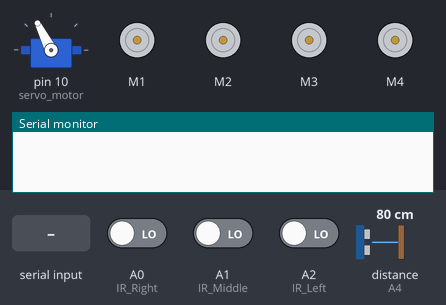
Bench run of a sketch on a simulated Arduino Uno, built with avr-gcc and run on an emulated ATmega328P. On the bench: servo, 4 × DC motor (green arrow = forward, orange = backward, longer = faster), the last lines printed to the serial monitor. The test bench sets the inputs (shaded band); at power-on: A0 (IR_Right) LOW, A1 (IR_Middle) LOW, A2 (IR_Left) LOW, distance to the obstacle (sensor on A4) 80 cm. The echo pulse lasts 58.3 µs per cm.

Above: at 3.4 s.
3.5 s: "B" received over Serial
At 3.7 s:
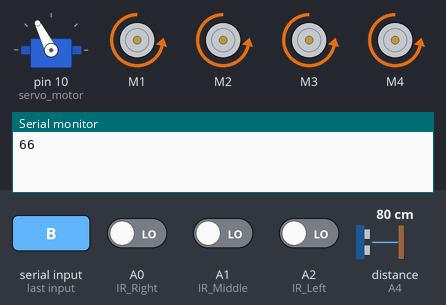
6.5 s: "F" received over Serial
At 7.5 s:
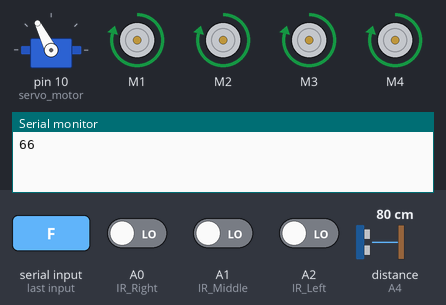
8.0 s: "R" received over Serial
At 8.4 s:
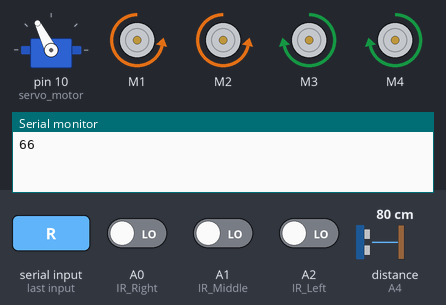
9.5 s: "L" received over Serial
At 10.7 s:
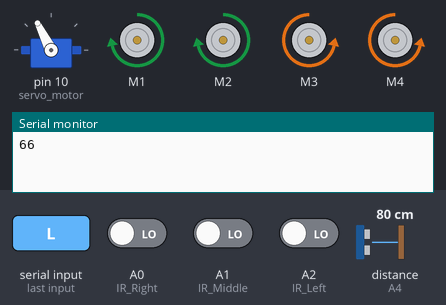
11.0 s: "2" received over Serial
At 12.1 s:
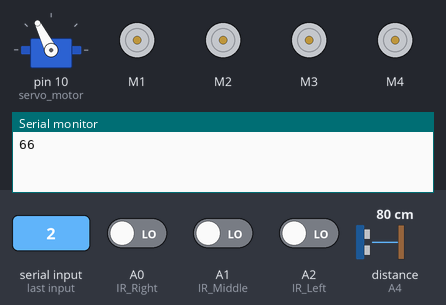
12.5 s: "3" received over Serial
At 13.9 s:
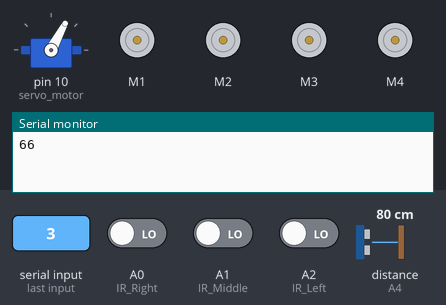
Timing chart, 0 to 16.5 s (numbered marks = the images above; inputs shaded):
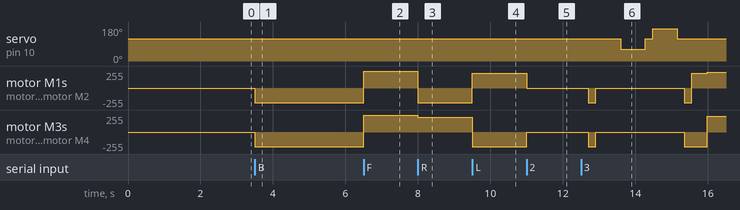

The sketch:

RAD_robot.ino
```cpp
#include <Servo.h>          //standard library for the servo
#include <NewPing.h>        //for the Ultrasonic sensor function library.
#include <AFMotor.h>

//L293D motor control
AF_DCMotor motor1(1);
AF_DCMotor motor2(2);
AF_DCMotor motor3(3);
AF_DCMotor motor4(4);

//sensor pins
#define trig_pin A3 //analog input 3
#define echo_pin A4 //analog input 4

// Variable for serial communication
int command = 0;

// DEFAULT mode
int mode = 1;

#define maximum_distance 100 // maxium distance for head ultrasonic sensor
boolean goesForward = false; //robots direction movemnt state
int distance = 40; // obstacle blocking distance
int speed = 0; // wheel speed variable

NewPing sonar(trig_pin, echo_pin, maximum_distance); //sensor function
Servo servo_motor; //servo motor object

//function for get distance mesurment
int readPing() {
  delay(70);
  int cm = sonar.ping_cm();
  if (cm == 0) {
    cm = 250;
  }
  return cm;
}

// move head sensor and get mesurments
int lookRight() {
  servo_motor.write(62);// right corner
  delay(500);
  int distance = readPing();
  delay(100);
  servo_motor.write(117);// back to default
  return distance;
}

int lookLeft() {
  servo_motor.write(172);//left corner
  delay(500);
  int distance = readPing();
  delay(100);
  servo_motor.write(117);// back to default
  return distance;
  delay(100);
}

// Functions for movements

void setSpeed() {
  //setup wheel speeds on looping
  motor1.setSpeed(speed);
  motor2.setSpeed(speed);
  motor3.setSpeed(speed);
  motor4.setSpeed(speed);
}

void moveStop() {
  speed = 0;
  setSpeed();
  motor1.run(RELEASE);
  motor2.run(RELEASE);
  motor3.run(RELEASE);
  motor4.run(RELEASE);
}

void moveForward(int getFSpeed) {

  if (!goesForward) {

    goesForward = true;
    speed = getFSpeed;
    setSpeed();
    motor1.run(FORWARD);
    motor2.run(FORWARD);
    motor3.run(FORWARD);
    motor4.run(FORWARD);
  }
}

void moveBackward() {
  goesForward = false;
  speed  = 220;
  setSpeed();
  motor1.run(BACKWARD);
  motor2.run(BACKWARD);
  motor3.run(BACKWARD);
  motor4.run(BACKWARD);
  delay(200);
  moveStop();
}

void turnRight(int getTRspeed) {
  speed = getTRspeed;
  setSpeed();
  motor1.run(BACKWARD);
  motor2.run(BACKWARD);
  motor3.run(FORWARD);
  motor4.run(FORWARD);
  delay(300);
  motor1.run(BACKWARD);
  motor2.run(BACKWARD);
  motor3.run(FORWARD);
  motor4.run(FORWARD);
}

void turnLeft(int getTLSpeed) {
  speed = getTLSpeed;
  setSpeed();
  motor1.run(FORWARD);
  motor2.run(FORWARD);
  motor3.run(BACKWARD);
  motor4.run(BACKWARD);

  delay(300);

  motor1.run(FORWARD);
  motor2.run(FORWARD);
  motor3.run(BACKWARD);
  motor4.run(BACKWARD);
}

//functions for modes for robot
void RCMode()
{
  if (Serial.available() > 0) {
    command = Serial.read();
    Serial.println(command);
  }

  switch (command) {
    case 'F': goesForward = false; moveForward(250); break;
    case 'B': moveBackward(); break;
    case 'R': turnRight(220); break;
    case 'L': turnLeft(220); break;
    /*case 'Q': goAheadRight(); break;
      case 'Z': goAheadLeft(); break;
      case 'Y': goBackRight(); break;
      case 'X': goBackLeft(); break;
      case '200': speed = 200; break;*/
    case '1': mode = 1; loop(); break;
    case '2': mode = 2; loop(); break;
    case '3': mode = 3; loop(); break;
    case 'S': moveStop(); break;
  }
}

void obstacleAvoidMode() {
  int distanceRight = 0;
  int distanceLeft = 0;

  delay(50);

  if (distance <= 30) { // if something in front stop moving and step backward then looking for a direction that can go
    moveStop();
    delay(150);
    moveBackward();
    delay(500);
    moveStop();
    delay(200);
    //get mesurments to find a free direction
    distanceRight = lookRight();
    delay(200);
    distanceLeft = lookLeft();
    delay(200);
    //move to free direction
    if (distance >= distanceLeft) {// if left direction is shorter than front(straight) distance
      Serial.println("case 1");
      turnRight(220);// if someting near left side robot turn to right side
      moveStop();
    }
    else if (distance >= distanceRight) {
      Serial.println("case 2");
      turnLeft(220); // if someting near right side robot turn to left side
      moveStop();
    }
    else if (distance >= distanceRight && distance >= distanceLeft)
    {
      Serial.println("case 3");
      distanceRight = lookRight();
      delay(200);
      distanceLeft = lookLeft();
      delay(200);
      moveBackward();
    }
    else {
      Serial.println("case 4");
      moveBackward();
      Serial.println(distanceRight);
      Serial.println(distanceLeft);
      if (distanceRight >= distanceLeft)
      {
        turnLeft(220);
      }
      else
      {
        turnRight(220);
      }
    }
  }
  else {
    moveForward(240);  // if nothing in straight direction robot move forward
  }
  distance = readPing(); // get distance mesurments

  //mode changeing if required
  if (Serial.available() > 0) {
    command = Serial.read();
    //set mode;
    switch (command)
    {
      case '1': mode = 1; loop(); break;
      case '2': mode = 2; loop(); break;
      case '3': mode = 3; distance = 30 ; loop(); break;
      default: break;
    }
    Serial.println("Sub - ");
    Serial.println(command);
  }
}

void lineFollowMode()
{
  //define variables and get IR sensor input (Analog)
  int IRLeft = digitalRead(A2);
  int IRMiddle = digitalRead(A1);
  int IRRight = digitalRead(A0);

  /*Serial.print(IRLeft);
    Serial.print(IRMiddle);
    Serial.print(IRRight);
    Serial.println("");*/

  //switch for line following
  // IR - States
  // white - 0 (sensor out on)
  // black - 1 (sensor out off)

  if (IRLeft == 1 && IRMiddle == 1 && IRRight == 1) // check if all black - stop
  {
    moveStop();
  }
  else if (IRLeft == 0 && IRMiddle == 0 && IRRight == 0) // check if all white - stop
  {
    moveStop();
  }
  else if (IRLeft == 0 && IRMiddle == 1 && IRRight == 0) // check if middle only black - run forward
  {
    goesForward = false;
    moveForward(150);
  }
  else if (IRLeft == 1 && IRRight == 0) // check if middle and right only black - turn left
  {
    turnLeft(190);
  }
  else if (IRLeft == 1 && IRMiddle == 0 && IRRight == 0) // check if middle and right only black - turn left
  {
    turnLeft(190);
  }
  else if (IRLeft == 0  && IRRight == 1) // check if middle and left only black - turn right
  {
    turnRight(190);
  }
  else if (IRLeft == 0 && IRMiddle == 0 && IRRight == 1) // check if middle and left only black - turn right
  {
    turnRight(190);
  }
  else
  {
    moveStop();
  }

  //mode changeing if required
  if (Serial.available() > 0) {
    command = Serial.read();
    //set mode;
    switch (command)
    {
      case '1': mode = 1; loop(); break;
      case '2': mode = 2; loop(); break;
      case '3': mode = 3; distance = 30 ; loop(); break;
      default: break;
    }
    Serial.println("Sub - ");
    Serial.println(command);
  }
}

void setup() {

  Serial.begin(115200); //setup serial monitor(baud rate - 9600)
  servo_motor.attach(10); //head servo pin

  servo_motor.write(117); //default servo angle
  delay(1500);

  //setup IR pins
  pinMode(A0, INPUT); //IR Right
  pinMode(A1, INPUT); //IR Middle
  pinMode(A2, INPUT); //IR Left

  //get default ongoing distance mesurment from head
  distance = readPing();
  delay(100);
  distance = readPing();
  delay(100);
  distance = readPing();
  delay(100);
  distance = readPing();
  delay(100);
}

void loop() {

  if (Serial.available() > 0) {
    command = Serial.read();
  }
  switch (mode)
  {
    case 1 :
      RCMode();
      break;

    case 2:
      lineFollowMode();
      break;

    case 3:
      obstacleAvoidMode();
      break;

    default:
      break;
  }

}
```

Measured:
- after the input at 3.5 s, motor M1–4: stopped → backward 220/255 at once
- after the input at 6.5 s, motor M1–4: backward 220/255 → forward 250/255 at once
- after the input at 8.0 s, motor M1, motor M2: forward 250/255 → backward 220/255 at once; motor M3, motor M4: forward 250/255 → forward 220/255 at once
- after the input at 9.5 s, motor M1, motor M2: backward 220/255 → forward 220/255 at once; motor M3, motor M4: forward 220/255 → backward 220/255 at once
- after the input at 11.0 s, motor M1, motor M2: forward 220/255 → stopped at once; motor M3, motor M4: backward 220/255 → stopped at once
- after the input at 12.5 s, servo on pin 10 (servo_motor): 117° → 62° after 1.1 s, → 117° 0.68 s later, → 172° 0.20 s later, → 117° 0.68 s later; motor M1: stopped → backward 220/255 after 0.20 s, → stopped 0.20 s later, → backward 220/255 2.5 s later, → forward 220/255 0.20 s later, … (5 changes in this stretch)
